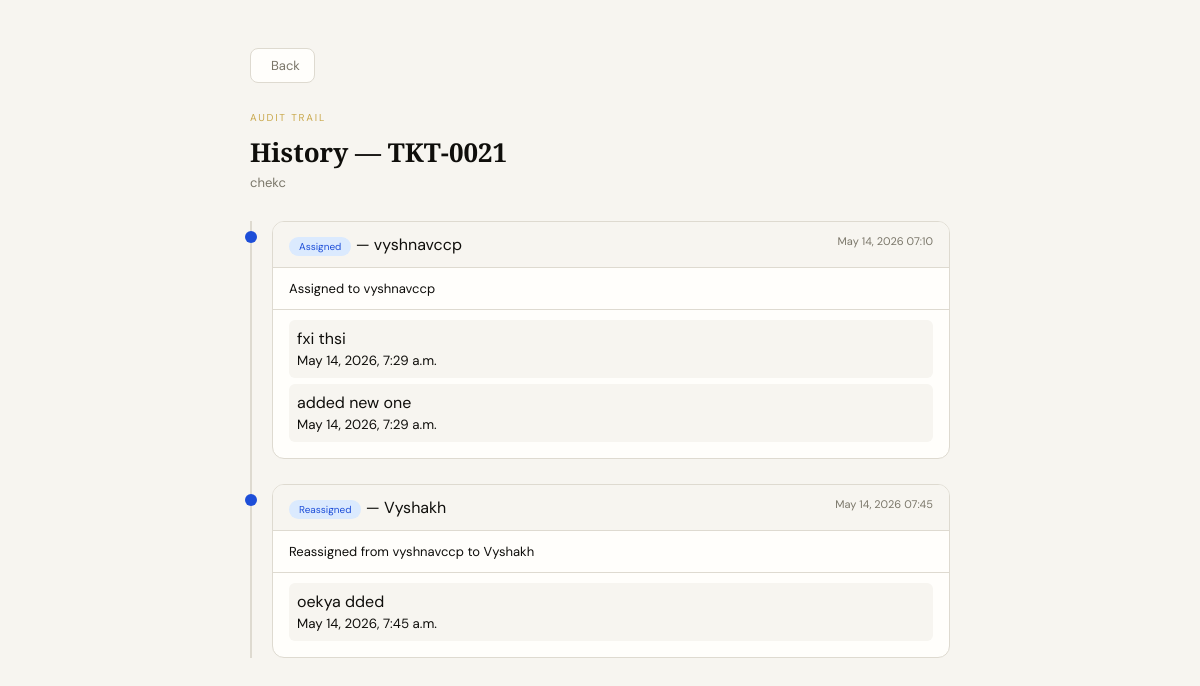
Page /ticket/21/history/ (signed in) on the committed database.
### myapp/models.py (models this page shows, shortened)
class Ticket(models.Model):
    STATUS_CHOICES = [
        ("unassigned", "Unassigned"),
        ("assigned",   "Assigned"),
        ("closed",     "Closed"),
    ]
    ticket_number = models.CharField(max_length=20, unique=True, editable=False)
    mail_id  = models.CharField(max_length=50, unique=True)
    subject  = models.TextField(blank=True)
    sender  = models.CharField(max_length=255, blank=True)
    date   = models.CharField(max_length=100, blank=True)
    body  = models.TextField(blank=True)
    assigned_to = models.ForeignKey( Staff, null=True, blank=True, on_delete=models.SET_NULL, related_name="tickets" )
    created_by = models.ForeignKey( Staff, null=True, blank=True, on_delete=models.SET_NULL, related_name="created_tickets")
    status  = models.CharField(max_length=20, choices=STATUS_CHOICES, default="unassigned")
    created_at = models.DateTimeField(auto_now_add=True)
    class Meta:
        ordering = ["-created_at"]

class TicketHistory(models.Model):
    ACTION_CHOICES = [
        ("assigned",   "Assigned"),
        ("reassigned", "Reassigned"),
        ("closed",     "Closed"),
        ("note",       "Note Added"),
        ("replied",    "Reply Sent"),
    ]
    ticket      = models.ForeignKey(Ticket, on_delete=models.CASCADE, related_name="history")
    staff       = models.ForeignKey(Staff, null=True, blank=True, on_delete=models.SET_NULL)
    action      = models.CharField(max_length=20, choices=ACTION_CHOICES)
    description = models.TextField(blank=True)
    created_at  = models.DateTimeField(auto_now_add=True)
    note  = models.ForeignKey('TicketNote',  null=True, blank=True, on_delete=models.SET_NULL, related_name="history_entries")
    reply = models.ForeignKey('TicketReply', null=True, blank=True, on_delete=models.SET_NULL, related_name="history_entries")

class Staff(models.Model):
    STATUS_CHOICE = [
        ('active', 'Active'),
        ('Inactive', 'Inactive'),
    ]
    name  = models.CharField(max_length=100)
    email  = models.EmailField(unique=True)
    status  = models.CharField(max_length=10, choices=STATUS_CHOICE, default='active')
    password = models.CharField(max_length=255)
    signature = models.TextField(blank=True, default='')

### myapp/views.py (the view)
# urls.py: path("ticket/<int:ticket_id>/history/", views.ticket_history, name="ticket_history"),
def ticket_history(request, ticket_id):
    admin_logged = request.session.get("token")
    staff_email = request.session.get("staff_email")
    if not admin_logged and not staff_email:
        return redirect("login")
    ticket = get_object_or_404(Ticket, id=ticket_id)
    if staff_email and not admin_logged:
        staff = get_object_or_404(Staff, email=staff_email)
        if ticket.assigned_to != staff:
            return redirect("staff_asigned_ticket")
    history = ticket.history.all().order_by("created_at")
    grouped_history = []
    current_block = None
    for h in history:
        if h.action in ["assigned", "reassigned", "closed", "reopened"]:
            current_block = {
                "event": h,
                "notes": []
            }
            grouped_history.append(current_block)
        elif h.action == "note" and current_block:
            current_block["notes"].append(h)
    return render(request, "ticket_history.html", {
        "ticket": ticket,
        "grouped_history": grouped_history
    })

### templates/ticket_history.html (shortened to what this page needs)
<!DOCTYPE html>
<html>
<head>
  <link rel="stylesheet" href="https://cdn.jsdelivr.net/npm/@tabler/icons-webfont@latest/tabler-icons.min.css">
</head>
<body>
<div class="shell">
  {% if request.session.token %}
    <a href="{% url 'email_detail' mail_id=ticket.mail_id %}" class="back">
  {% else %}
    <a href="{% url 'staff_ticket_detail' ticket.id %}" class="back">
  {% endif %}
     Back
  </a>
  <div class="eyebrow">Audit Trail</div>
  <div class="page-title">History — {{ ticket.ticket_number }}</div>
  <div class="page-sub">{{ ticket.subject }}</div>
  {% if grouped_history %}
  <div class="timeline">
    {% for block in grouped_history %}
    <div class="block">
      <div class="dot"></div>
      <div class="card">
        <div class="card-header">
          <div>
            <span class="pill">{{ block.event.get_action_display }}</span>
            {% if block.event.staff %}
              — {{ block.event.staff.name }}
            {% endif %}
          </div>
          <div class="time">
            {{ block.event.created_at|date:"M d, Y H:i" }}
          </div>
        </div>
        <div class="card-body">
          {{ block.event.description }}
        </div>
        <div class="notes">
          {% if block.notes %}
            {% for note in block.notes %}
              <div class="note">
                {{ note.description }}<br>
                <small>{{ note.created_at }}</small>
              </div>
            {% endfor %}
          {% else %}
            <small>No notes</small>
          {% endif %}
        </div>
      </div>
    </div>
    {% endfor %}
  </div>
  {% else %}
    <div class="empty">
      No history found
    </div>
  {% endif %}
</div>
</body>
</html>

### templates/ticket_history.html (style rules this page uses)
*, *::before, *::after { box-sizing: border-box; margin: 0; padding: 0; }
:root { --ink: #0f0e0b; --paper: #f7f5f0; --cream: #edeae2; --gold: #c9a84c; --gold-light: #f0dfa0; --muted: #7a7669; --card: #fffefb; --border: #dedad0; --green: #15803d; --green-light: #dcfce7; --green-border: #86efac; --blue: #1d4ed8; --blue-light: #dbeafe; --blue-border: #93c5fd; --red: #b91c1c; --red-light: #fee2e2; --red-border: #fca5a5; --purple: #7c3aed; --purple-light: #ede9fe; --purple-border: #c4b5fd; }
body { font-family: 'DM Sans', sans-serif; background: var(--paper); min-height: 100vh; color: var(--ink); padding: 48px 24px 80px; }
.shell { max-width: 700px; margin: 0 auto; }
.back { display: inline-flex; align-items: center; gap: 6px; text-decoration: none; color: var(--muted); font-size: 13px; margin-bottom: 28px; padding: 8px 14px; border: 1px solid var(--border); border-radius: 8px; background: var(--card); }
.eyebrow { font-size: 10px; letter-spacing: 0.18em; text-transform: uppercase; color: var(--gold); margin-bottom: 10px; }
.page-title { font-family: 'Playfair Display', serif; font-size: 26px; font-weight: 700; margin-bottom: 4px; }
.page-sub { font-size: 13px; color: var(--muted); margin-bottom: 30px; }
.timeline { border-left: 2px solid var(--border); padding-left: 20px; }
.block { margin-bottom: 25px; position: relative; }
.dot { width: 12px; height: 12px; border-radius: 50%; position: absolute; left: -27px; top: 10px; background: var(--blue); }
.card { background: var(--card); border: 1px solid var(--border); border-radius: 12px; overflow: hidden; }
.card-header { padding: 12px 16px; border-bottom: 1px solid var(--border); display: flex; justify-content: space-between; background: var(--paper); }
.pill { font-size: 10px; padding: 3px 10px; border-radius: 20px; background: var(--blue-light); color: var(--blue); }
.time { font-size: 11px; color: var(--muted); }
.card-body { padding: 12px 16px; font-size: 13px; }
.notes { border-top: 1px solid var(--border); padding: 10px 16px; }
.note { background: var(--paper); padding: 8px; border-radius: 6px; margin-bottom: 6px; }

### rows in the picture
Ticket: ticket_number "TKT-0021", subject "chekc"
TicketHistory: event.action "Assigned", event.staff.name "vyshnavccp", event.created_at "May 14, 2026 07:10", event.description "Assigned to vyshnavccp"
TicketHistory: description "fxi thsi", created_at "May 14, 2026, 7:29 a.m."
TicketHistory: description "added new one", created_at "May 14, 2026, 7:29 a.m."
TicketHistory: event.action "Reassigned", event.staff.name "Vyshakh", event.created_at "May 14, 2026 07:45", event.description "Reassigned from vyshnavccp to Vyshakh"
TicketHistory: description "oekya dded", created_at "May 14, 2026, 7:45 a.m."
